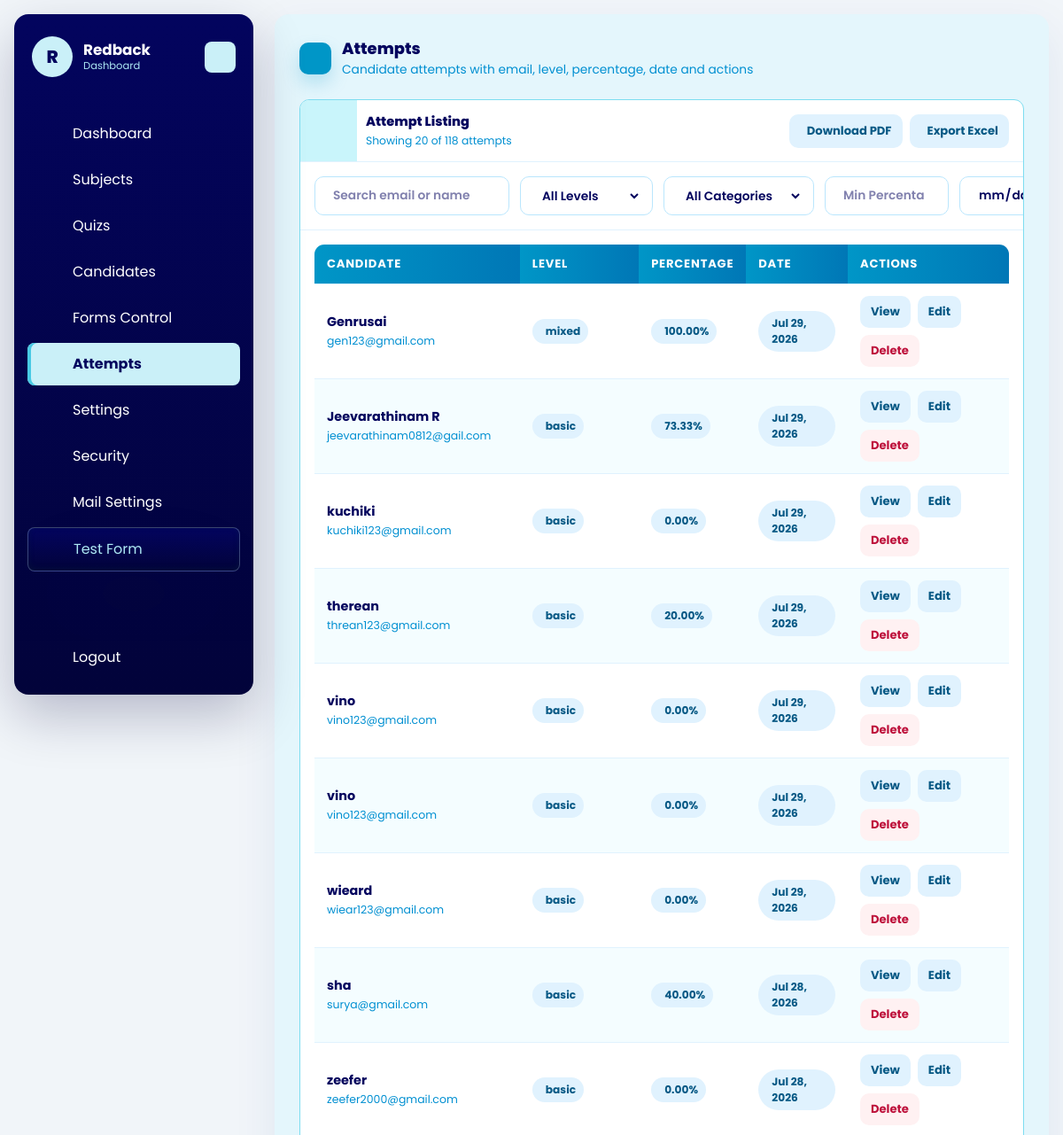
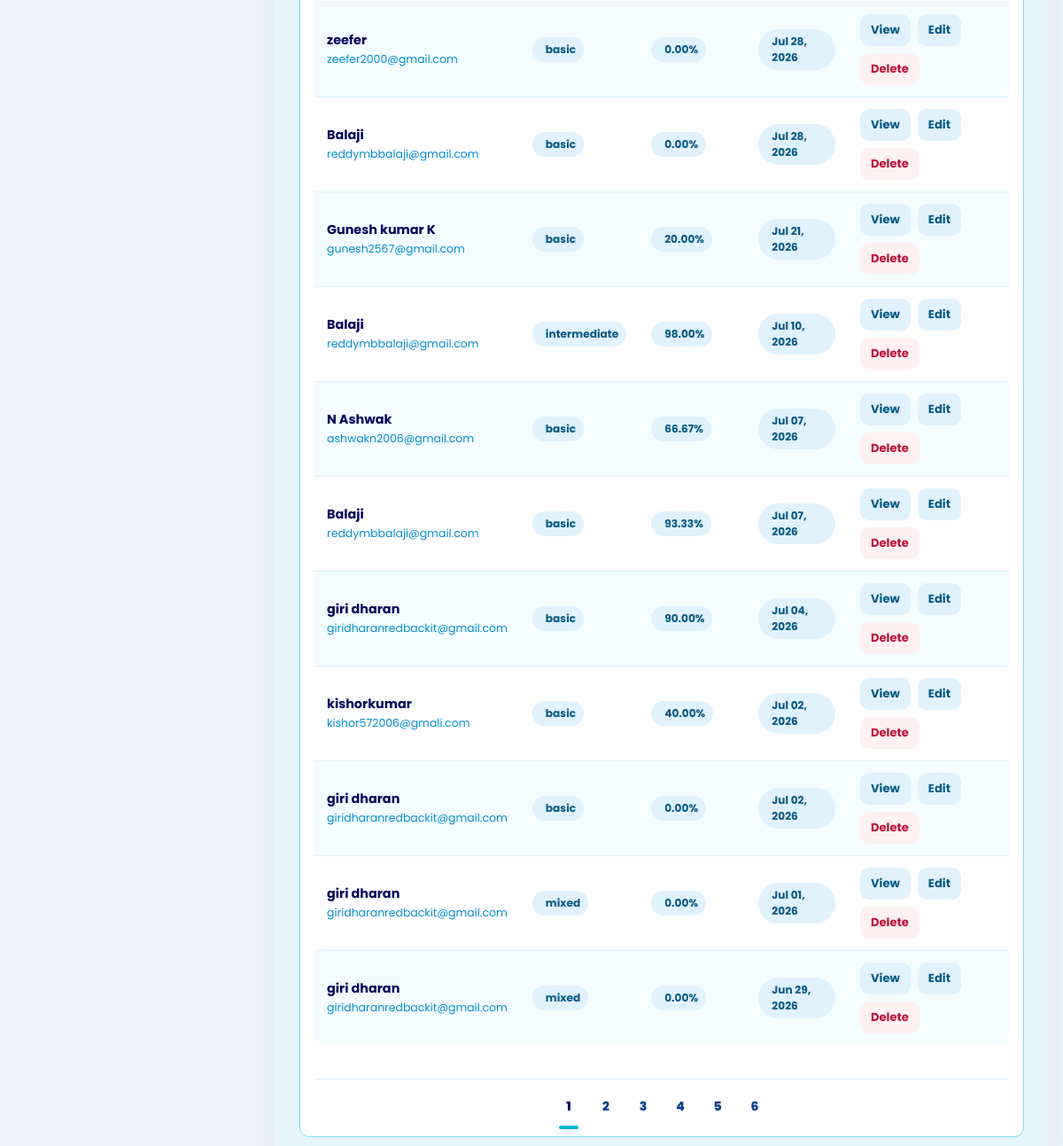
/dashboard/attempts/ (signed in), run on an earlier commit of the app's database (2 pictures, top to bottom).
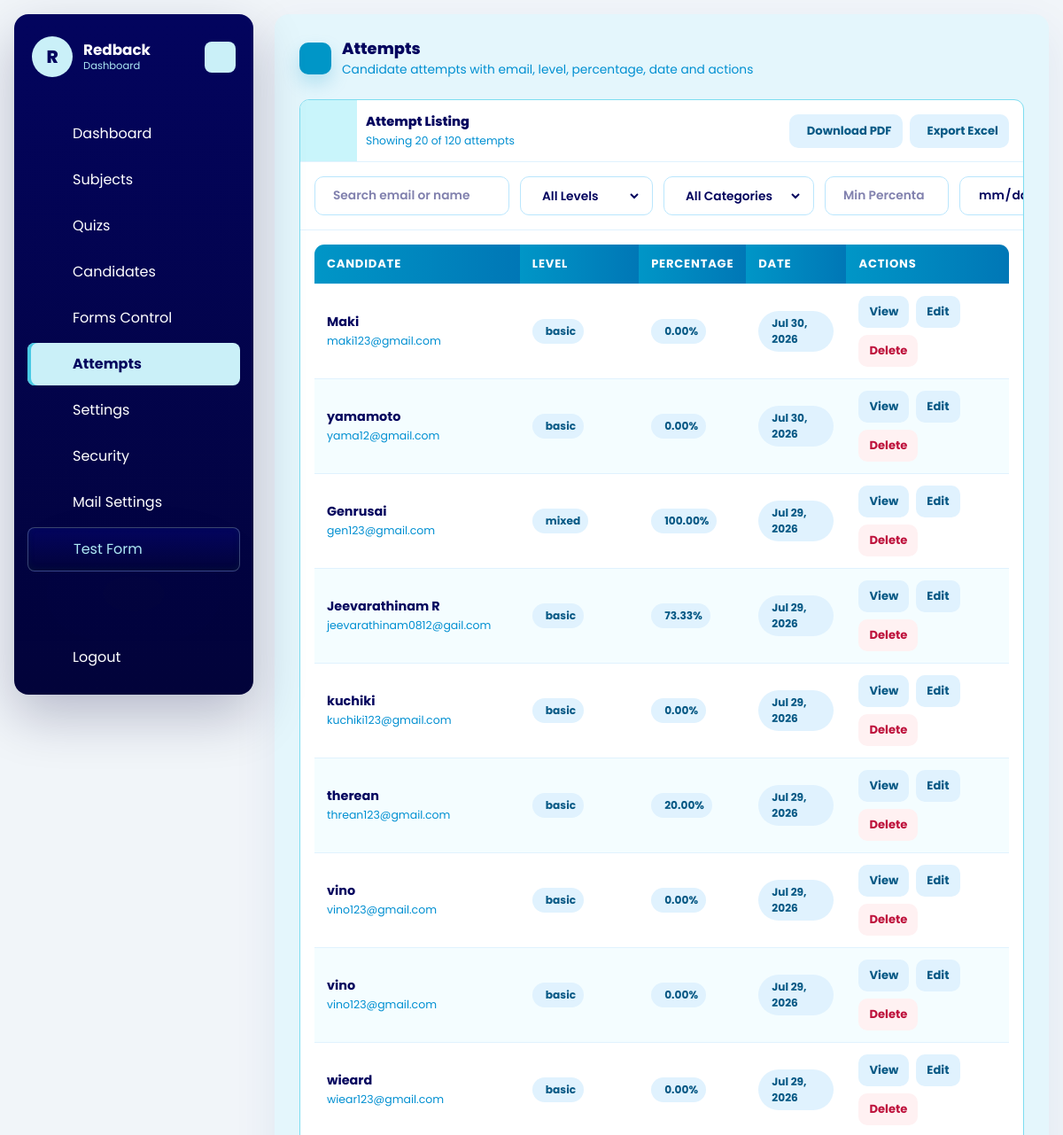
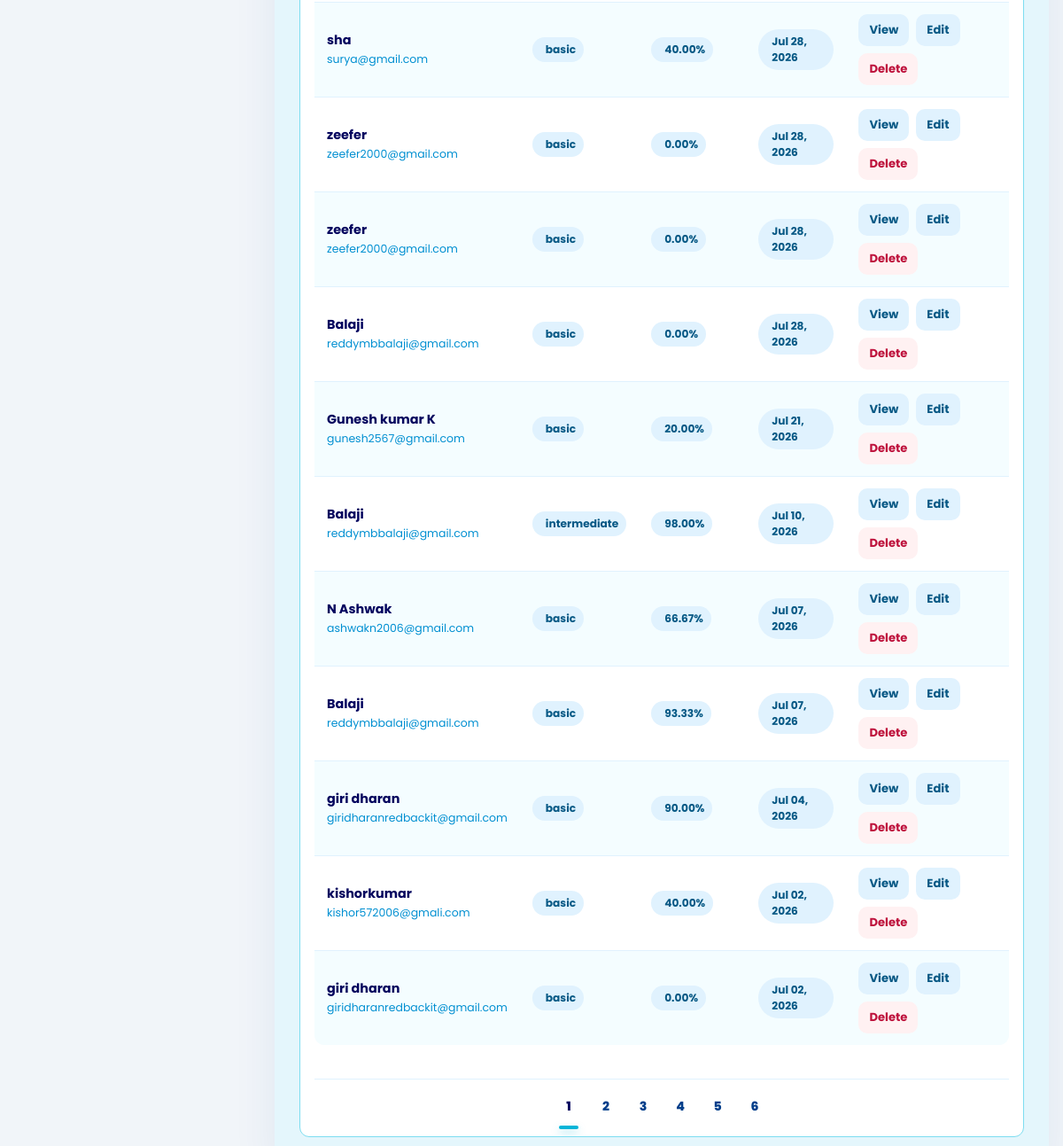
And on a later commit of the database (2 pictures, top to bottom).
### quiz/models.py (models this page shows, shortened)
class CandidateTestAttempt(models.Model):
    SESSION_SINGLE = 'single'
    SESSION_MULTI = 'multi'
    TEST_CATEGORY_INTERVIEW = 'interview_quiz'
    TEST_CATEGORY_ACADEMY = 'academy_mock'
    TEST_CATEGORY_INTERNSHIP = 'internship_mock'
    TEST_CATEGORY_GENERAL = 'general_mock'
    SESSION_CHOICES = [
        (SESSION_SINGLE, 'Single'),
        (SESSION_MULTI, 'Multi'),
    ]
    TEST_CATEGORY_CHOICES = [
        (TEST_CATEGORY_INTERVIEW, 'Interview Quiz'),
        (TEST_CATEGORY_ACADEMY, 'Academy Mock'),
        (TEST_CATEGORY_INTERNSHIP, 'Internship Mock'),
        (TEST_CATEGORY_GENERAL, 'General Mock'),
    ]
    candidate = models.ForeignKey(Candidate, on_delete=models.CASCADE, related_name='attempts')
    company = models.ForeignKey(Company, on_delete=models.CASCADE, related_name='attempts')
    public_slug = models.CharField(max_length=190, unique=True, blank=True, db_index=True)
    session_type = models.CharField(max_length=10, choices=SESSION_CHOICES)
    test_category = models.CharField(
        max_length=30,
        choices=TEST_CATEGORY_CHOICES,
        default=TEST_CATEGORY_GENERAL,
    )
    level = models.CharField(max_length=20)
    question_count = models.PositiveIntegerField()
    duration_minutes = models.PositiveIntegerField()
    selected_subjects = models.JSONField(default=list, blank=True)
    selected_sub_titles = models.JSONField(default=list, blank=True)
    candidate_details_json = models.JSONField(default=dict, blank=True)
    answers_json = models.JSONField(default=list, blank=True)
    correct_count = models.PositiveIntegerField(default=0)
    wrong_count = models.PositiveIntegerField(default=0)
    percentage = models.DecimalField(max_digits=5, decimal_places=2, default=0)
    started_at = models.DateTimeField(blank=True, null=True)
    submitted_at = models.DateTimeField(blank=True, null=True)
    is_submitted = models.BooleanField(default=False)
    is_paused = models.BooleanField(default=False)
    paused_at = models.DateTimeField(blank=True, null=True)
    total_paused_seconds = models.PositiveIntegerField(default=0)
    full_screen_lock_enabled = models.BooleanField(default=False)
    pause_lock_enabled = models.BooleanField(default=False)
    tab_switch_guard_enabled = models.BooleanField(default=False)
    copy_paste_block_enabled = models.BooleanField(default=False)
    right_click_disable_enabled = models.BooleanField(default=False)
    max_violation_warnings = models.PositiveIntegerField(default=3)
    tab_switch_count = models.PositiveIntegerField(default=0)
    warning_count = models.PositiveIntegerField(default=0)
    last_violation_at = models.DateTimeField(blank=True, null=True)
    violation_log_json = models.JSONField(default=list, blank=True)
    test_link_email_sent_at = models.DateTimeField(blank=True, null=True)
    created_at = models.DateTimeField(auto_now_add=True)
    class Meta:
        ordering = ['-created_at']

class Candidate(models.Model):
    name = models.CharField(max_length=150)
    email = models.EmailField()
    designation_tech = models.CharField(max_length=150)
    created_at = models.DateTimeField(auto_now_add=True)
    class Meta:
        ordering = ['name']

### dashboard/views.py (the view)
# urls.py: path('attempts/', views.attempt_list, name='attempt_list'),
@company_login_required
def attempt_list(request):
    queryset = (
        CandidateTestAttempt.objects.filter(company=request.company)
        .select_related('candidate', 'company')
        .order_by('-created_at')
    )
    search_query = request.GET.get('q', '').strip()
    if search_query:
        queryset = queryset.filter(
            Q(candidate__name__icontains=search_query) |
            Q(candidate__email__icontains=search_query)
        )
    level_filter = request.GET.get('level', '').strip()
    if level_filter and level_filter != 'all':
        if level_filter in ['experienced', 'experience']:
            queryset = queryset.filter(level__in=['experienced', 'experience'])
        else:
            queryset = queryset.filter(level__iexact=level_filter)
    test_category_filter = request.GET.get('test_category', 'all').strip()
    valid_categories = {value for value, _label in CandidateTestAttempt.TEST_CATEGORY_CHOICES}
    if test_category_filter != 'all':
        if test_category_filter in valid_categories:
            queryset = queryset.filter(test_category=test_category_filter)
        else:
            test_category_filter = 'all'
    percentage_str = request.GET.get('percentage', '').strip()
    min_percentage = None
    if percentage_str:
        try:
            min_percentage = float(percentage_str)
            queryset = queryset.filter(percentage__gte=min_percentage)
        except ValueError:
            pass
    date_str = request.GET.get('date', '').strip()
    if date_str:
        from django.utils.dateparse import parse_date
        parsed_date = parse_date(date_str)
        if parsed_date:
            queryset = queryset.filter(created_at__date=parsed_date)
    query_params = request.GET.copy()
    query_params.pop('page', None)
    querystring = query_params.urlencode()
    page_query_prefix = f'{querystring}&' if querystring else ''
    paginator = Paginator(queryset, 20)
    page_obj = paginator.get_page(request.GET.get('page'))
    page_numbers = paginator.get_elided_page_range(page_obj.number, on_each_side=2, on_ends=1)
    return render(
        request,
        'dashboard/attempt_list.html',
        {
            'title': 'Attempts',
            'objects': page_obj.object_list,
            'page_obj': page_obj,
            'page_numbers': page_numbers,
            'page_query_prefix': page_query_prefix,
            'total_attempt_count': queryset.count(),
            'search_query': search_query,
            'level_filter': level_filter,
            'test_category_choices': CandidateTestAttempt.TEST_CATEGORY_CHOICES,
            'test_category_filter': test_category_filter,
            'percentage_filter': percentage_str,
            'date_filter': date_str,
        },
    )

### dashboard/views.py (called while the page is built)
def get_logged_in_company(request):
    company_id = request.session.get('company_id')
    if not company_id:
        return None
    return Company.objects.filter(id=company_id, is_active=True).first()

def company_login_required(view_func):
    @wraps(view_func)
    def wrapper(request, *args, **kwargs):
        company = get_logged_in_company(request)
        if not company:
            return redirect(f"{reverse('dashboard:login')}?next={request.path}")
        request.company = company
        return view_func(request, *args, **kwargs)
    return wrapper

### templates/dashboard/attempt_list.html (shortened to what the changed rows need)
{% extends "base.html" %}
{% block content %}
<div id="dashboard-page-content">
<section class="quiz-shell">
    <div class="quiz-heading">
        <div class="quiz-heading-main">
            <div>
                <h1 class="quiz-title">Attempts</h1>
            </div>
        </div>
    </div>
    <div class="quiz-list-panel">
        <div class="quiz-list-head">
            <div class="quiz-card-body" style="padding-left:10px">
                <p class="quiz-list-title">Attempt Listing</p>
                <p class="quiz-list-text">Showing {{ page_obj.object_list|length }} of {{ total_attempt_count }} attempts</p>
            </div>
        </div>
        <div class="attempt-table-wrap">
            {% if objects %}
                <table class="attempt-table">
                    <thead>
                        <tr>
                            <th>Candidate</th>
                            <th>Level</th>
                            <th>Percentage</th>
                            <th>Date</th>
                            <th>Actions</th>
                        </tr>
                    </thead>
                    <tbody>
                        {% for object in objects %}
                            <tr style="cursor:pointer;" onclick="window.location='{% url 'dashboard:attempt_detail' object.pk %}'">
                                <td>
                                    <strong>{{ object.candidate.name }}</strong>
                                    <div style="font-size: .78rem; color: #008fd1; margin-top: 2px;">{{ object.candidate.email }}</div>
                                </td>
                                <td><span class="attempt-pill"><iconify-icon icon="mdi:signal-cellular-3"></iconify-icon>{{ object.level }}</span></td>
                                <td><span class="attempt-pill"><iconify-icon icon="mdi:percent-outline"></iconify-icon>{{ object.percentage }}%</span></td>
                                <td><span class="attempt-pill"><iconify-icon icon="mdi:calendar-range"></iconify-icon>{{ object.created_at|date:"M d, Y" }}</span></td>
                                <td>
                                    <div class="attempt-actions" onclick="event.stopPropagation();">
                                        <a href="{% url 'dashboard:attempt_detail' object.pk %}" class="attempt-btn secondary">View</a>
                                        <a href="{% url 'dashboard:attempt_update' object.pk %}" class="attempt-btn secondary">Edit</a>
                                        <a href="{% url 'dashboard:attempt_delete' object.pk %}" class="attempt-btn danger">Delete</a>
                                    </div>
                                </td>
                            </tr>
                        {% endfor %}
                    </tbody>
                </table>
            {% else %}
                <div class="attempt-empty">No attempts found.</div>
            {% endif %}
        </div>
        {% if page_obj.has_other_pages %}
            <div class="quiz-pagination">
                {% if page_obj.has_previous %}
                    <a class="quiz-page-link" href="?{{ page_query_prefix }}page=1" aria-label="First page"><iconify-icon icon="mdi:chevron-double-left"></iconify-icon></a>
                    <a class="quiz-page-link" href="?{{ page_query_prefix }}page={{ page_obj.previous_page_number }}" aria-label="Previous page"><iconify-icon icon="mdi:chevron-left"></iconify-icon></a>
                {% else %}
                    <span class="quiz-page-link is-disabled"><iconify-icon icon="mdi:chevron-double-left"></iconify-icon></span>
                    <span class="quiz-page-link is-disabled"><iconify-icon icon="mdi:chevron-left"></iconify-icon></span>
                {% endif %}
                {% for page_number in page_numbers %}
                    {% if page_number == page_obj.paginator.ELLIPSIS %}
                        <span class=\"quiz-page-ellipsis\">{{ page_number }}</span>
                    {% elif page_number == page_obj.number %}
                        <span class="quiz-page-link is-active" aria-current="page">{{ page_number }}</span>
                    {% else %}
                        <a class="quiz-page-link" href="?{{ page_query_prefix }}page={{ page_number }}">{{ page_number }}</a>
                    {% endif %}
                {% endfor %}
                {% if page_obj.has_next %}
                    <a class="quiz-page-link" href="?{{ page_query_prefix }}page={{ page_obj.next_page_number }}" aria-label="Next page"><iconify-icon icon="mdi:chevron-right"></iconify-icon></a>
                    <a class="quiz-page-link" href="?{{ page_query_prefix }}page={{ page_obj.paginator.num_pages }}" aria-label="Last page"><iconify-icon icon="mdi:chevron-double-right"></iconify-icon></a>
                {% else %}
                    <span class="quiz-page-link is-disabled"><iconify-icon icon="mdi:chevron-right"></iconify-icon></span>
                    <span class="quiz-page-link is-disabled"><iconify-icon icon="mdi:chevron-double-right"></iconify-icon></span>
                {% endif %}
            </div>
        {% endif %}
    </div>
</section>
</div>
{% endblock %}

What changed in the data, as far as the page shows it:
no longer on this page (row unchanged): CandidateTestAttempt: candidate.name "giri dharan", candidate.email "giridharanredbackit@gmail.com", level "mixed", percentage "0.00", created_at "Jul 01, 2026"
no longer on this page (row unchanged): CandidateTestAttempt: candidate.name "giri dharan", candidate.email "giridharanredbackit@gmail.com", level "mixed", percentage "0.00", created_at "Jun 29, 2026"
added CandidateTestAttempt: candidate.name "Maki", candidate.email "maki123@gmail.com", level "basic", percentage "0.00", created_at "Jul 30, 2026"
added CandidateTestAttempt: candidate.name "yamamoto", candidate.email "yama12@gmail.com", level "basic", percentage "0.00", created_at "Jul 30, 2026"
Also different on the page:
{{ total_attempt_count }}: "118" → "120"
